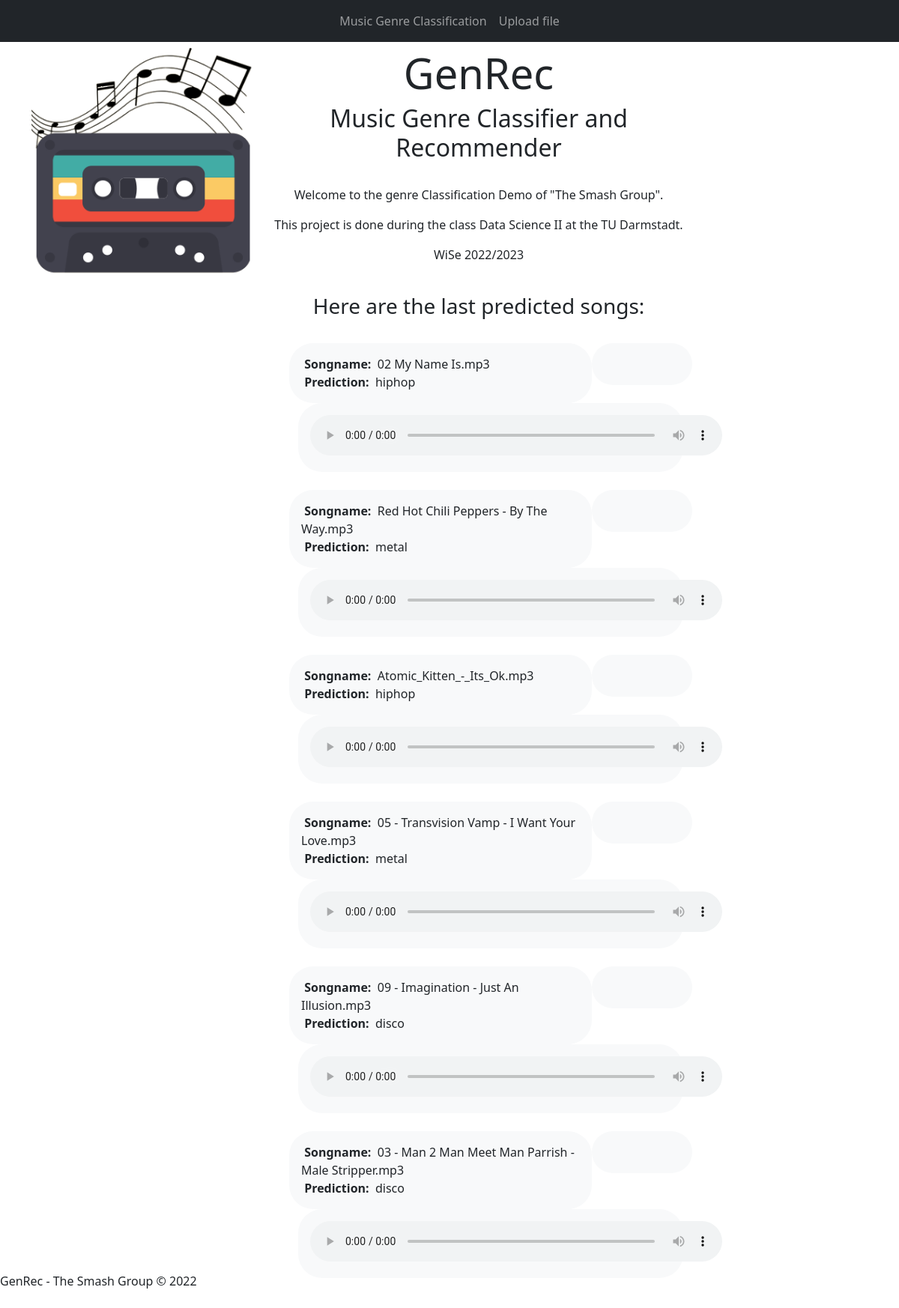
The page / on the database its author committed.
### mgcapp/models.py (models this page shows)
class Document(models.Model):
    name = models.CharField(max_length=255, blank=True)
    document = models.FileField(upload_to='documents/')
    uploaded_at = models.DateTimeField(auto_now_add=True)
    prediction_text = models.TextField(verbose_name='Prediction')
    timeSeries = models.ImageField(upload_to='pictures/')
    prediction = models.CharField(max_length=255, blank=True)
    recommender = models.CharField(max_length=255, blank=True)

### mgcapp/views.py (the view)
# urls.py: 2. Add a URL to urlpatterns:  path('', views.home, name='home')
def home(request):
    documents = Document.objects.order_by('-uploaded_at').all()[:10]
    return render(request, 'mgcapp/home.html', { 'documents': documents })

### mgcapp/templates/mgcapp/home.html (shortened to what this page needs)
{% extends "mgcapp/layout.html" %}
{% load static %}
{% load bootstrap5 %}
{% load bootstrap_icons %}
{% block content %}
<div class="container">
  <div class="row">
    <div class="col">
      <img src="{% static "logo/logo_data_science.png" %}" alt="logo" width="300">
    </div>
    <div class="col-6 text-center">
      <h1 class="display-4"> <b>GenRec</b></h1>
      <h2>Music Genre Classifier and Recommender</h2>
      <br>
      <p>Welcome to the genre Classification Demo of "The Smash Group".</p>
      <p>This project is done during the class Data Science II at the TU Darmstadt.</p>
      <p>WiSe 2022/2023</p>
      <br>
      <h3> Here are the last predicted songs: </h3><br>
      <ul>
        {% for obj in documents %}
        <div class="row align-items-start">
          <div class="col-sm-9 text-sm-left bg-light p-3 rounded-5" align="left">
            <b>&nbsp;Songname: &nbsp;</b>{{ obj.name}}<br>
            <b>&nbsp;Prediction: &nbsp;</b>{{ obj.prediction}}
          </div>
          <div class="col-sm-3 text-sm-left bg-light p-3 rounded-5" align="center">
            <a href = "{% url 'prediction_detail_view' obj.name %}">
              <button class="btn btn-default" aria-label="Left Align" >
              </button>
            </a>
          </div>
        </div>
        <div class="lecteur">
        <div class="col-sm-12 bg-light p-3 rounded-5" align="left">
          <audio class="fc-media" controls="" name="media" style="width: 550px">
            <source src="{{obj.document.url}}" type="audio/mp3" autostart="false">
          </audio>
        </div>
        </div>
        <br>
        {% endfor %}
      </ul>
    </div>
    <div class="col">
    </div>
  </div>
</div>
{% endblock %}

### mgcapp/templates/mgcapp/layout.html (shortened to what this page needs)
<!DOCTYPE html>
<html>
<head>
    {% load static %}
    {% load bootstrap5 %}
    {% bootstrap_css %}
</head>
<body>
<nav class="navbar navbar-expand-lg navbar-dark bg-dark">
    <div class="collapse navbar-collapse justify-content-center" id="navbarColor02">
        <ul class="navbar-nav mr-auto">
            <li class="nav-item active">
              <a href="{% url 'home' %}" class="nav-link">Music Genre Classification</a>
            </li>
             <li class="nav-item">
                <a href="{% url 'upload' %}" class="nav-link">Upload file</a>
            </li>
        </ul>
    </div>
</nav>
<div class="body-content">
    {% block content %}
    {% endblock %}
    <div class="navbar fixed-bottom">
        <footer>
            <p>    GenRec - The Smash Group © 2022</p>
        </footer>
    </div>
</div>
</body>
</html>

### rows shown on the page
Document: name "02 My Name Is.mp3", prediction "hiphop"
Document: name "Red Hot Chili Peppers - By The Way.mp3", prediction "metal"
Document: name "Atomic_Kitten_-_Its_Ok.mp3", prediction "hiphop"
Document: name "05 - Transvision Vamp - I Want Your Love.mp3", prediction "metal"
Document: name "09 - Imagination - Just An Illusion.mp3", prediction "disco"
Document: name "03 - Man 2 Man Meet Man Parrish - Male Stripper.mp3", prediction "disco"
